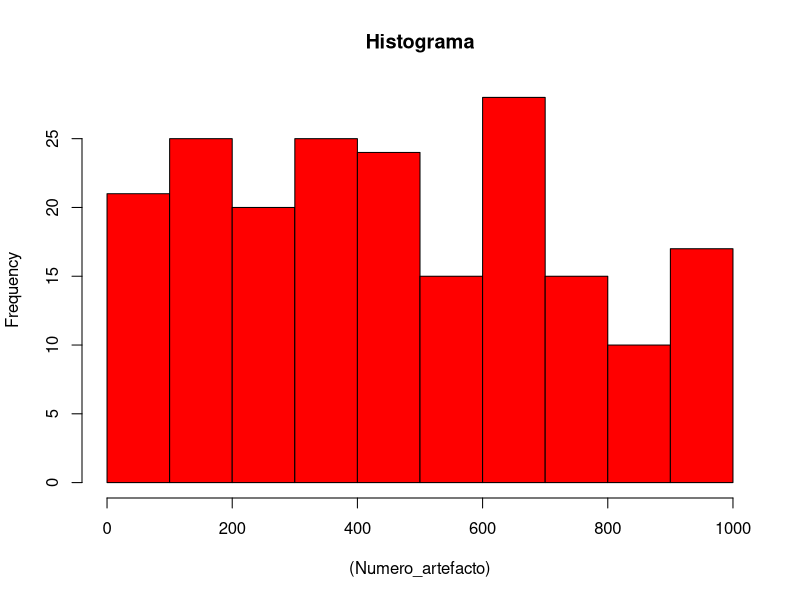
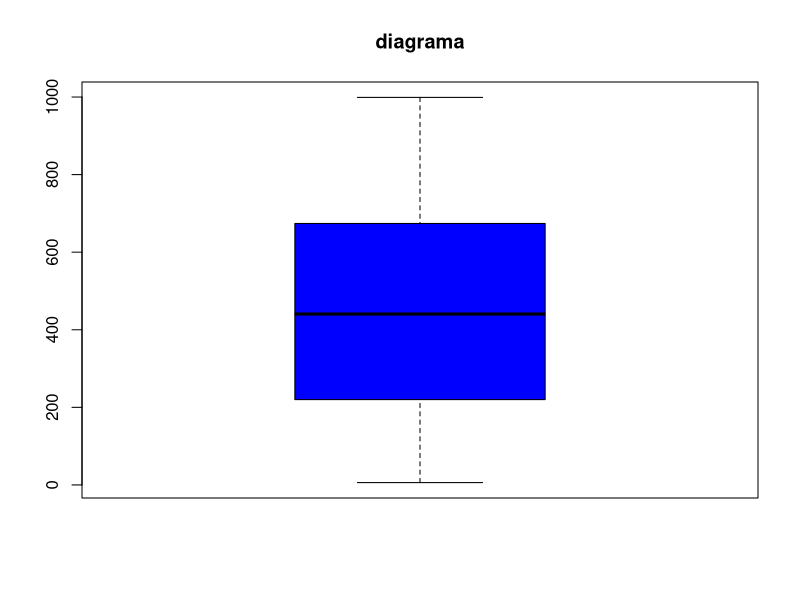

These figures' R source, in order: (Note: this script raises an error after producing the figures.)
#Ejercicio 1
n_registros <- 200
set.seed(123)

data_frame <- data.frame( 
  yacimiento = sample(1:10, n_registros, replace = TRUE),
  tipo_artefacto <- sample(c("Pottery","Tools","Jerelry","Wapons"),n_registros, replace = TRUE),
  Numero_artefacto <- sample(1:1000, n_registros, replace = TRUE),
  contexto <- sample(c("Habitacional","Funerario", "Otros"),n_registros, replace = TRUE),
  latitud <- sample(0:90, n_registros, replace = TRUE),
  longitud <- sample(-180:180, n_registros, replace = TRUE))
print(data_frame)


#Ejercicio 2
Numero_artefacto <- as.numeric(Numero_artefacto)
mean(Numero_artefacto)
quantile(Numero_artefacto)

#Ejercicio 3

histograma <- hist((Numero_artefacto), main="Histograma",col="red")

print(hist)

#Ejercicio 4

boxplot((Numero_artefacto), main="diagrama",col="blue")
print(boxplot)

#Ejercicio 5

#Ejercicio 6

ggplot(data_frame, aes(x=longitud, y=latitud)) +
  geom_bin2d() +
  labs(title="densidad de artefactos", x="longitud",y="latitud")

#Ejercicio 7

total_artefactos <- sum(data_frame$Numero_artefacto)
print(total_artefactos)

#Ejercicio 8

mean(total_artefactos)

#Ejercicio 9

sd(x=Numero_artefacto)

#También se puede hacer así

desviacion_estandar <-sd(Numero_artefacto)
print(desviacion_estandar)

#Ejercicio 10

which.max(total_artefactos)

#Ejercicio 11

                          

#Ejercicio 12
boxplot (Numero_artefacto)